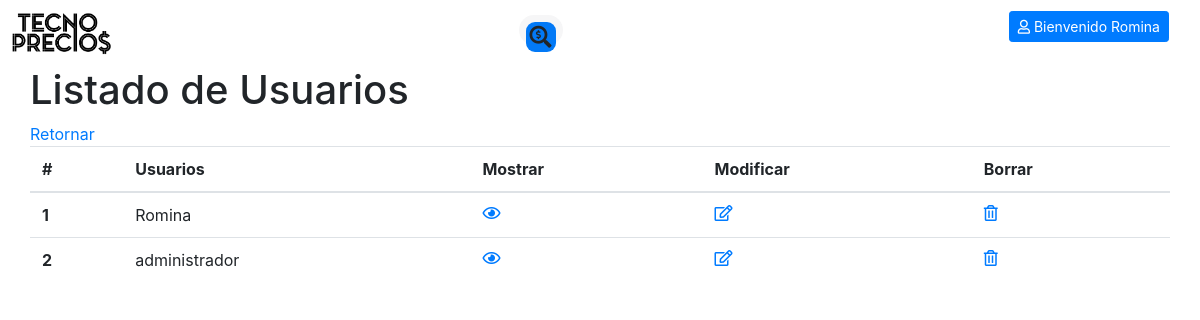
The app's page /listadoUsuarios.php (signed in) with its own data.
### tables this page shows
CREATE TABLE `users` (
  `id` int(11) NOT NULL AUTO_INCREMENT,
  `name` varchar(200) NOT NULL,
  `email` varchar(200) NOT NULL,
  `password` varchar(200) NOT NULL,
  `avatar` varchar(200) NOT NULL,
  `role` int(11) NOT NULL,
  PRIMARY KEY (`id`)
);

### clases/Query.php (called while the page is built, shortened)
<?php
class Query{
    static public function listado($pdo,$tabla){
        $sql="select $tabla.id, $tabla.name, $tabla.email from $tabla";
        $consulta= $pdo->query($sql);
        $listado=$consulta->fetchall(PDO::FETCH_ASSOC);
        return $listado;
    }
}

### listadoUsuarios.php (the view, shortened to what this page needs)
<?php
require_once("autoload.php");
if (isset($_SESSION["email"])){
  include_once('searchbar5.php');
}else{
  include_once('serchbar.php');
}
include_once('head.php');
$listadoUsuarios = Query::listado($pdo,'users');
 ?>
<!DOCTYPE html>
<html lang="es" dir="ltr">
  <head>
    <link rel="stylesheet" href="https://stackpath.bootstrapcdn.com/bootstrap/4.3.1/css/bootstrap.min.css">
    <link rel="stylesheet" href="/css/master.css">
    <link rel="stylesheet" href="https://use.fontawesome.com/releases/v5.8.2/css/all.css">
  </head>
<body>
  <div class="container">
    <div class="">
      <h1>Listado de Usuarios</h1>
    </div>
      <div class="">
        <table class="table">
          <thead>
            <tr>
              <th scope="col">#</th>
              <th scope="col">Usuarios</th>
              <th scope="col">Mostrar</th>
              <th scope="col">Modificar</th>
              <th scope="col">Borrar</th>
            </tr>
          </thead>
          <tbody>
              <?php foreach ($listadoUsuarios as $key => $value):?>
                <tr>
                  <th scope="row"><?= $value["id"] ?></th>
                  <td><?=$value["name"];?></td>
                  <td><a href="mostrarUsuario.php?id=<?=$value['id'];?>">
                        <i class="far fa-eye"></i>
                      </a>
                  </td>
                  <td><a href="modificarUsuario.php?id=<?=$value['id'];?>">
                        <i class="far fa-edit"></i>
                      </a>
                  </td>
                  <td><a href="eliminarUsuario.php?id=<?=$value['id'];?>">
                        <i class="far fa-trash-alt"></i>
                      </a>
                  </td>
                </tr>
              <?php endforeach;?>
          </tbody>
      </div>
  </div>
  <a href="perfil.php">Retornar</a>
</body>
</html>

### css/master.css (style rules this page uses)
* { box-sizing: border-box; padding: 0; margin: 0 auto; }
.container { width: 100%; padding: 0; margin: 0 auto; }

### css/general.css (style rules this page uses)
.container { box-sizing: border-box; padding: 0; margin: 0; }

### css/registro-o-login.css (style rules this page uses)
body { text-align: center; }

### css/registro.css (style rules this page uses)
body { text-align: center; }

### css/login.css (style rules this page uses)
body { text-align: center; }

### css/recuperarpassword.css (style rules this page uses)
body { text-align: center; }

### css/nuevacontrasenia.css (style rules this page uses)
body { text-align: center; }

### records on screen
users: id "1", name "Romina"
users: id "2", name "administrador"

### other values on screen
$_SESSION["name"] "Romina"
